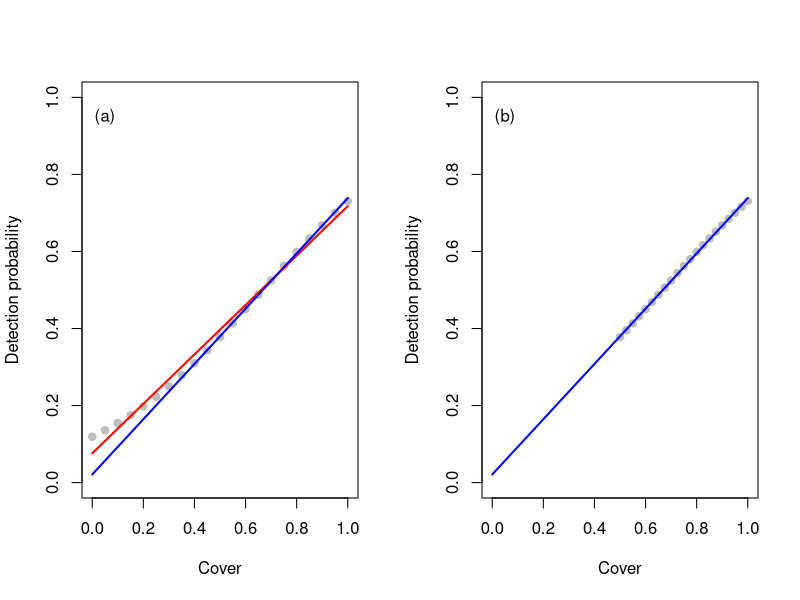
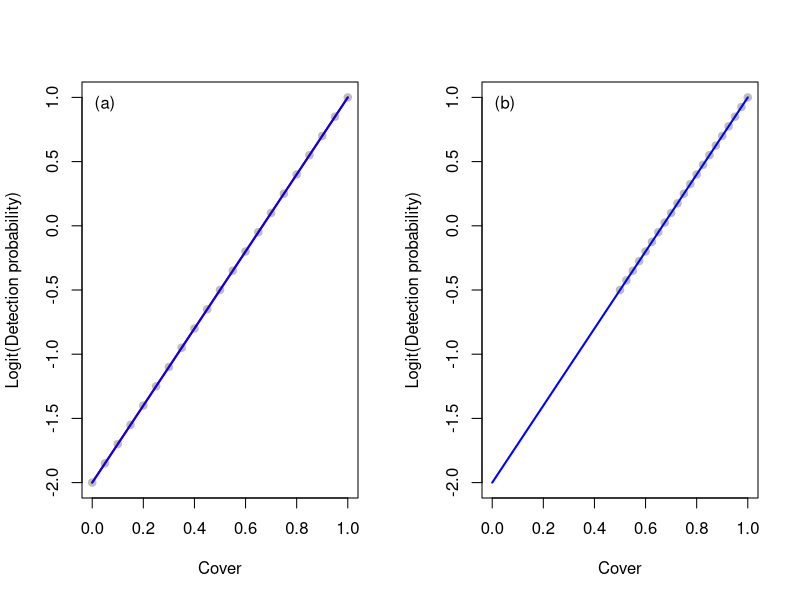

Write R code to recreate these figures, in order.
rm(list=ls())
## Define potentially useful functions
ilt<-function(x){ # inverse logit function
  exp(x)/(1+exp(x))
}
logit <- function(x){ # logit function
  log(x/(1 - x))
}

x <- seq(0,1,0.05)
y <- ilt(-2 + 3*x)
y1 <- -2 + 3*x
par(mfrow=c(1, 2))
#plot(x,y, xlab = "Cover", ylab = "Detection probability", ylim = c(0,1))
#plot(x,y1, xlab = "Cover", ylab = "logit(Detection probability)", ylim = c(-2,1))
lm1 <- lm(y ~ x)
#plot(lm1)
#lines(y = predict(lm1, newdata = data.frame(x=x)), x =x)

# screen out lower observations
x2 <- seq(0.5,1,0.025)
y2 <- ilt(-2 + 3*x2)
lm2 <- lm(y2 ~ x2)

#par(mfrow=c(1, 2))
plot(x,y, xlab = "Cover", ylab = "Detection probability", ylim = c(0,1), pch = 19, col = "gray")
lines(y = predict(lm1, newdata = data.frame(x=x)), x =x, col = "red", lwd = 2)
lines(y = predict(lm2, newdata = data.frame(x2=x)), x = x, col = "blue", lwd = 2)
text("(a)", x= 0.05, y =0.95)

plot(x2,y2, xlab = "Cover", ylab = "Detection probability", ylim = c(0,1), xlim = c(0,1), pch = 19, col = "gray")
lines(y = predict(lm2, newdata = data.frame(x2=x)), x = x, col = "blue", lwd = 2)
text("(b)", x= 0.05, y =0.95)

#################
##### Logit scale
#################
y1 <- -2 + 3*x
par(mfrow=c(1, 2))
#plot(x,y, xlab = "Cover", ylab = "Detection probability", ylim = c(0,1))
#plot(x,y1, xlab = "Cover", ylab = "logit(Detection probability)", ylim = c(-2,1))
lm3 <- lm(y1 ~ x)
#plot(lm1)
#lines(y = predict(lm1, newdata = data.frame(x=x)), x =x)

# screen out lower observations
x3 <- seq(0.5,1,0.025)
y3 <- -2 + 3*x3
lm4 <- lm(y3 ~ x3)

#par(mfrow=c(1, 2))
plot(x,y1, xlab = "Cover", ylab = "Logit(Detection probability)", ylim = c(-2,1), pch = 19, col = "gray")
lines(y = predict(lm3, newdata = data.frame(x=x)), x =x, col = "red", lwd = 2)
lines(y = predict(lm4, newdata = data.frame(x3=x)), x = x, col = "blue", lwd = 2)
text("(a)", x= 0.05, y =0.95)

plot(x3,y3, xlab = "Cover", ylab = "Logit(Detection probability)", ylim = c(-2,1), xlim = c(0,1), pch = 19, col = "gray")
lines(y = predict(lm4, newdata = data.frame(x3=x)), x = x, col = "blue", lwd = 2)
text("(b)", x= 0.05, y =0.95)

#plot(x,y1, xlab = "Cover", ylab = "logit(Detection probability)", ylim = c(-2,1))